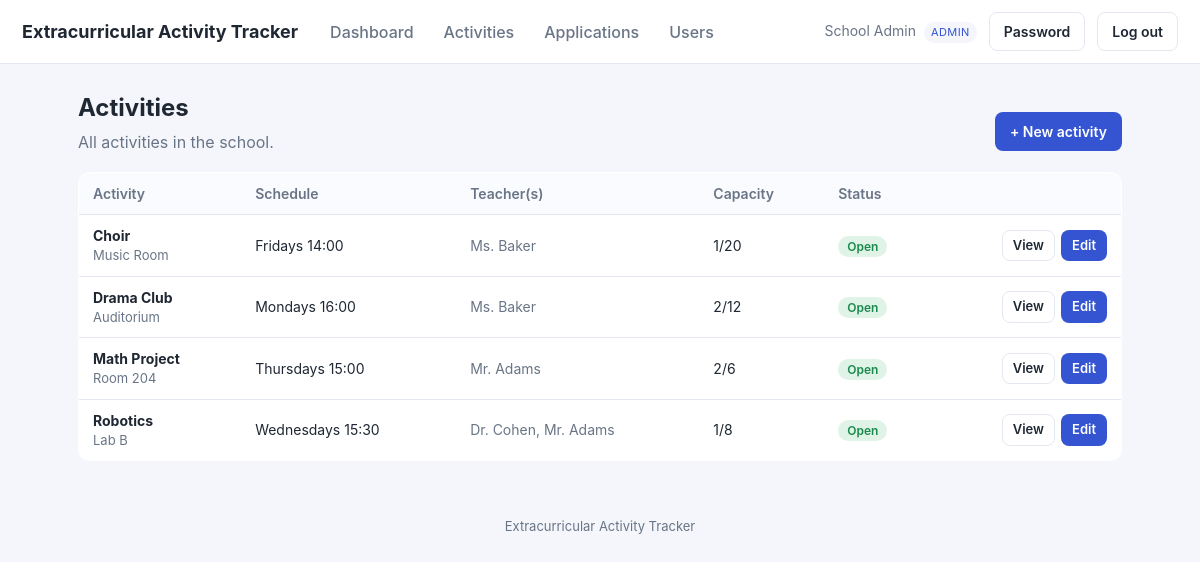
Screenshot of /activities.php (signed in) with the database file from the repository.
### tables this page shows
CREATE TABLE users (
  id          INT AUTO_INCREMENT PRIMARY KEY,
  name        VARCHAR(120) NOT NULL,
  email       VARCHAR(190) NOT NULL UNIQUE,
  password    VARCHAR(255) NOT NULL,
  role        ENUM('admin','teacher','student') NOT NULL,
  grade_class VARCHAR(40) DEFAULT NULL,         
  active      TINYINT(1) NOT NULL DEFAULT 1,
  must_change_password TINYINT(1) NOT NULL DEFAULT 0,
  created_at  DATETIME NOT NULL DEFAULT CURRENT_TIMESTAMP
);

CREATE TABLE activities (
  id            INT AUTO_INCREMENT PRIMARY KEY,
  name          VARCHAR(150) NOT NULL,
  description   TEXT,
  location      VARCHAR(150) DEFAULT NULL,
  schedule_text VARCHAR(150) DEFAULT NULL,      
  max_students  INT NOT NULL DEFAULT 20,
  status        ENUM('open','closed','archived') NOT NULL DEFAULT 'open',
  created_by    INT DEFAULT NULL,
  created_at    DATETIME NOT NULL DEFAULT CURRENT_TIMESTAMP,
  CONSTRAINT fk_act_creator FOREIGN KEY (created_by) REFERENCES users(id) ON DELETE SET NULL
);

### includes/db.php (called while the page is built, shortened)
<?php
function db(): PDO {
    static $pdo = null;
    if ($pdo === null) {
        $dsn = 'mysql:host=' . DB_HOST . ';dbname=' . DB_NAME . ';charset=utf8mb4';
        try {
            $pdo = new PDO($dsn, DB_USER, DB_PASS, [
                PDO::ATTR_ERRMODE            => PDO::ERRMODE_EXCEPTION,
                PDO::ATTR_DEFAULT_FETCH_MODE => PDO::FETCH_ASSOC,
                PDO::ATTR_EMULATE_PREPARES   => false,
            ]);
        } catch (PDOException $e) {
            http_response_code(500);
            die('Database connection failed. Check config.php. '
                . (DEBUG ? '(' . htmlspecialchars($e->getMessage()) . ')' : ''));
        }
    }
    return $pdo;
}

### includes/auth.php (called while the page is built, shortened)
<?php
require_once __DIR__ . '/db.php';
require_once __DIR__ . '/functions.php';
function current_user(): ?array {
    static $u = null;
    if ($u === null) {
        $st = db()->prepare('SELECT * FROM users WHERE id=? AND active=1');
        $st->execute([$_SESSION['uid']]);
        $u = $st->fetch() ?: null;
    }
    return $u;
}
function require_login(): array {
    $u = current_user();
    return $u;
}
function is_admin(array $u): bool   { return $u['role'] === 'admin'; }
function is_student(array $u): bool { return $u['role'] === 'student'; }
function can_manage_activity(array $u, int $activityId): bool {
    if (is_admin($u)) return true;
    return false;
}

### activities.php (the view, shortened to what this page needs)
<?php
require_once __DIR__ . '/includes/auth.php';
$u = require_login();
if (is_admin($u)) {
    $rows = db()->query("SELECT a.*, (SELECT COUNT(*) FROM applications ap WHERE ap.activity_id=a.id AND ap.status='approved') AS enrolled
                         FROM activities a ORDER BY a.name")->fetchAll();
} elseif (is_teacher($u)) {
    $st = db()->prepare("SELECT a.*, (SELECT COUNT(*) FROM applications ap WHERE ap.activity_id=a.id AND ap.status='approved') AS enrolled
                         FROM activities a JOIN activity_teachers t ON t.activity_id=a.id
                         WHERE t.teacher_id=? ORDER BY a.name");
    $st->execute([$u['id']]);
    $rows = $st->fetchAll();
}
function teacher_names(int $activityId): string {
    $st = db()->prepare("SELECT u.name FROM users u JOIN activity_teachers t ON t.teacher_id=u.id WHERE t.activity_id=? ORDER BY u.name");
    $st->execute([$activityId]);
    return implode(', ', array_column($st->fetchAll(), 'name')) ?: '—';
}
include __DIR__ . '/includes/header.php';
?>
<div style="display:flex;justify-content:space-between;align-items:center;flex-wrap:wrap;gap:10px">
  <div><h1>Activities</h1><p class="sub">
    <?= is_student($u) ? 'Browse and apply to activities.' : ($u['role']==='admin' ? 'All activities in the school.' : 'Activities you are assigned to.') ?>
  </p></div>
  <?php if (is_admin($u)): ?><a class="btn" href="activity_edit.php">+ New activity</a><?php endif; ?>
</div>
<?php if (!$rows): ?>
  <div class="card muted">No activities to show.</div>
<?php else: ?>
<table>
  <tr>
    <th>Activity</th><th>Schedule</th><th>Teacher(s)</th><th>Capacity</th>
    <?php if (!is_student($u)): ?><th>Status</th><?php endif; ?>
    <th></th>
  </tr>
  <?php foreach ($rows as $a): $full = $a['enrolled'] >= $a['max_students']; ?>
  <tr>
    <td><strong><?= e($a['name']) ?></strong><div class="muted" style="font-size:13px"><?= e($a['location']) ?></div></td>
    <td><?= e($a['schedule_text'] ?: '—') ?></td>
    <td class="muted"><?= e(teacher_names((int)$a['id'])) ?></td>
    <td><?= (int)$a['enrolled'] ?>/<?= (int)$a['max_students'] ?><?php if($full):?> <span class="badge badge-closed">Full</span><?php endif;?></td>
    <?php if (!is_student($u)): ?><td><?= status_badge($a['status']) ?></td><?php endif; ?>
    <td class="right">
      <div class="row-actions" style="justify-content:flex-end">
        <a class="btn btn-sm btn-ghost" href="activity_view.php?id=<?= (int)$a['id'] ?>">View</a>
        <?php if (can_manage_activity($u, (int)$a['id'])): ?>
          <a class="btn btn-sm" href="activity_edit.php?id=<?= (int)$a['id'] ?>">Edit</a>
        <?php endif; ?>
      </div>
    </td>
  </tr>
  <?php endforeach; ?>
</table>
<?php endif; ?>
<?php include __DIR__ . '/includes/footer.php'; ?>

### includes/header.php (shortened to what this page needs)
<?php
$u = $u ?? current_user();
?><!DOCTYPE html>
<html lang="en">
<head>
<link rel="stylesheet" href="assets/style.css">
</head>
<body>
<header class="topbar">
  <a class="brand" href="dashboard.php"><?= e(APP_NAME) ?></a>
  <?php if ($u): ?>
  <nav class="mainnav">
    <a href="dashboard.php">Dashboard</a>
    <a href="activities.php">Activities</a>
    <?php if (is_admin($u) || is_teacher($u)): ?>
      <a href="applications.php">Applications</a>
    <?php endif; ?>
    <?php if (is_admin($u)): ?>
      <a href="users.php">Users</a>
    <?php endif; ?>
  </nav>
  <div class="userbox">
    <span class="uname"><?= e($u['name']) ?> <span class="role"><?= e($u['role']) ?></span></span>
    <a class="btn btn-ghost" href="change_password.php">Password</a>
    <a class="btn btn-ghost" href="logout.php">Log out</a>
  </div>
  <?php endif; ?>
</header>
<main class="container">

### includes/functions.php (shortened to what this page needs)
<?php
function e(?string $s): string {
    return htmlspecialchars($s ?? '', ENT_QUOTES, 'UTF-8');
}
function status_badge(string $status): string {
    return '<span class="badge badge-' . e($status) . '">' . e(ucfirst($status)) . '</span>';
}

### includes/footer.php
</main>
<footer class="foot">
  <span><?= e(APP_NAME) ?></span>
</footer>
</body>
</html>

### assets/style.css (style rules this page uses)
:root { --bg:#f4f6fb; --card:#fff; --ink:#1f2733; --muted:#697586; --line:#e3e8f0; --brand:#3454d1; --brand-d:#2740a8; --ok:#1c8a4e; --warn:#b7791f; --bad:#c23b3b; --radius:12px; --shadow:0 1px 3px rgba(20,30,60,.08),0 6px 18px rgba(20,30,60,.05); }
* { box-sizing:border-box }
body { margin:0;font-family:-apple-system,Segoe UI,Roboto,Helvetica,Arial,sans-serif; background:var(--bg);color:var(--ink);line-height:1.5 }
a { color:var(--brand);text-decoration:none }
.topbar { display:flex;align-items:center;gap:20px;background:var(--card); padding:12px 22px;border-bottom:1px solid var(--line);flex-wrap:wrap }
.brand { font-weight:700;font-size:18px;color:var(--ink) }
.mainnav { display:flex;gap:6px;flex:1;flex-wrap:wrap }
.mainnav a { padding:7px 12px;border-radius:8px;color:var(--muted);font-weight:500 }
.userbox { display:flex;align-items:center;gap:12px }
.uname { font-size:14px;color:var(--muted) }
.role { display:inline-block;font-size:11px;text-transform:uppercase;letter-spacing:.04em; background:var(--bg);color:var(--brand);padding:2px 7px;border-radius:20px;margin-left:4px }
.container { max-width:1080px;margin:26px auto;padding:0 18px }
h1 { font-size:24px;margin:0 0 4px }
.sub { color:var(--muted);margin:0 0 18px }
table { width:100%;border-collapse:collapse;background:var(--card); border:1px solid var(--line);border-radius:var(--radius);overflow:hidden }
th,td { text-align:left;padding:10px 14px;border-bottom:1px solid var(--line);font-size:14px }
th { background:#fafbfe;color:var(--muted);font-weight:600 }
tr:last-child td { border-bottom:none }
.btn { display:inline-block;border:1px solid transparent;background:var(--brand);color:#fff; padding:8px 14px;border-radius:8px;font-size:14px;cursor:pointer;font-weight:600 }
.btn-ghost { background:transparent;border-color:var(--line);color:var(--ink) }
.btn-sm { padding:5px 10px;font-size:13px }
.badge { font-size:12px;padding:3px 9px;border-radius:20px;font-weight:600 }
.badge-open { background:#dff3e6;color:var(--ok) }
.muted { color:var(--muted) }
.right { text-align:right }
.row-actions { display:flex;gap:6px;flex-wrap:wrap }
.foot { text-align:center;color:var(--muted);font-size:13px;padding:30px 0 }

### rows the page displays
users: name "School Admin", role "ADMIN"
activities: name "Choir", location "Music Room", schedule_text "Fridays 14:00", id "Ms. Baker", enrolled "1", max_students "20", status "Open"
activities: name "Drama Club", location "Auditorium", schedule_text "Mondays 16:00", id "Ms. Baker", enrolled "2", max_students "12", status "Open"
activities: name "Math Project", location "Room 204", schedule_text "Thursdays 15:00", id "Mr. Adams", enrolled "2", max_students "6", status "Open"
activities: name "Robotics", location "Lab B", schedule_text "Wednesdays 15:30", id "Dr. Cohen, Mr. Adams", enrolled "1", max_students "8", status "Open"

### other values shown
APP_NAME "Extracurricular Activity Tracker"
